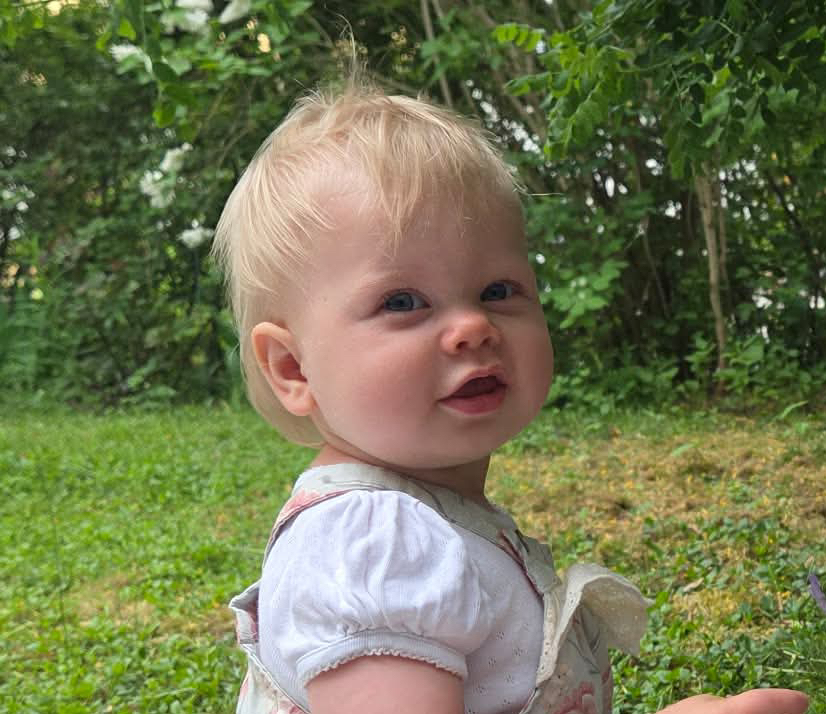
#> input picture tools/Penny.jpg, 826 x 714 px
$ python convert_image.py Penny.jpg
#> lines starting #> are read from the running program, lines starting #| are printed output that depends on the picture
#!/usr/bin/env python3
"""
convert_image.py  —  Convert a photo for the Tjofia Weather Station display.

The GC9A01 is a 240x240 circular display that expects raw RGB565 big-endian
binary data (exactly 115 200 bytes per image).  Upload the resulting .raw file
via the web portal at http://TjofiaWX.local/images.

Usage:
    python convert_image.py photo.jpg
    python convert_image.py photo.jpg penny.raw
    python convert_image.py photo.jpg --preview

Non-square images are centre-cropped before scaling so the subject stays
centred rather than squashed.

Requirements:
    pip install Pillow
"""

import sys
import argparse
from pathlib import Path


def convert(src_path: str, dst_path: str = None, preview: bool = False) -> None:
#> called with src_path = 'Penny.jpg', preview = False
    try:
        from PIL import Image
    except ImportError:
        print("ERROR: Pillow is required.  Install it with:  pip install Pillow")
        sys.exit(1)

    src = Path(src_path)
    if not src.exists():
        print(f"ERROR: file not found: {src}")
        sys.exit(1)

    dst = Path(dst_path) if dst_path else src.with_suffix(".raw")

    print(f"Loading   {src} ...")
    img = Image.open(src).convert("RGB")
#> img is the input picture: PIL image 826x714 RGB; mean R, G, B 113.3, 118.5, 80.7
    print(f"Original  {img.width}x{img.height} px")
#| Original  826x714 px

    # Centre-crop to square so the subject stays centred rather than squashed.
    w, h = img.size
#> w = 826; h = 714
    if w != h:
        side = min(w, h)
#> side = 714
        left = (w - side) // 2
#> left = 56
        top  = (h - side) // 2
#> top = 0
        img  = img.crop((left, top, left + side, top + side))
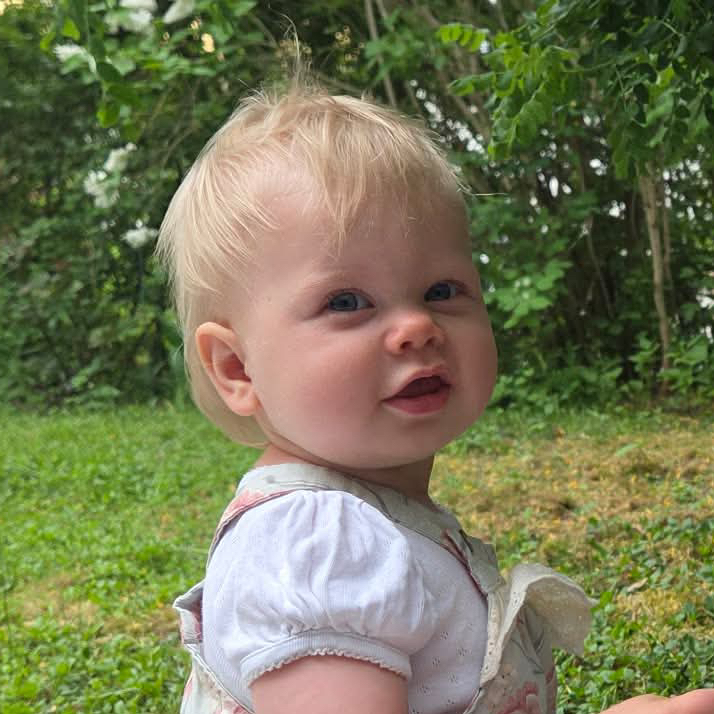
#> img: PIL image 714x714 RGB; mean R, G, B 117.8, 120.8, 85.4
        print(f"Cropped   {side}x{side} px  (centre crop)")
#| Cropped   714x714 px  (centre crop)

    img = img.resize((240, 240), Image.LANCZOS)
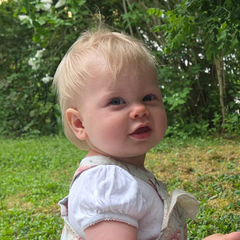
#> img: PIL image 240x240 RGB; mean R, G, B 117.8, 120.8, 85.4

    if preview:
        img.show()
        answer = input("Save this image? [Y/n] ").strip().lower()
        if answer not in ("", "y", "yes"):
            print("Aborted.")
            sys.exit(0)

    # Encode as big-endian RGB565 (high byte first — matches GC9A01 native order).
    raw = bytearray()
    for r, g, b in img.getdata():
        px = ((r & 0xF8) << 8) | ((g & 0xFC) << 3) | (b >> 3)
        raw += px.to_bytes(2, "big")
#> this loop made 57600 passes
#> (r, g, b, px) on passes 1 to 3: (215, 212, 147, 54962), (214, 198, 135, 54832), (248, 228, 161, 65332)

    if len(raw) != 115200:
        print(f"ERROR: unexpected output size {len(raw)} (expected 115200)")
        sys.exit(1)

    with open(dst, "wb") as fh:
        fh.write(raw)

    print(f"Saved     {dst}  ({len(raw):,} bytes)")
#| Saved     Penny.raw  (115,200 bytes)
    print(f"Upload '{dst.name}' via  http://TjofiaWX.local/images")


def main() -> None:
    parser = argparse.ArgumentParser(
        description="Convert an image to 240x240 RGB565 raw format for the Tjofia WX display.",
    )
    parser.add_argument("input",  nargs="?",  help="Source image (JPEG, PNG, HEIC, BMP, ...)")
    parser.add_argument("output", nargs="?", help="Output .raw file (default: <input>.raw)")
    parser.add_argument("--preview", action="store_true",
                        help="Open preview and confirm before saving")
    args = parser.parse_args()

    src = args.input
    if not src:
        try:
            import tkinter as tk
            from tkinter import filedialog
            root = tk.Tk()
            root.withdraw()
            src = filedialog.askopenfilename(
                title="Select image to convert",
                filetypes=[
                    ("Image files", "*.jpg *.jpeg *.png *.bmp *.gif *.tiff *.tif *.webp *.heic"),
                    ("All files",   "*.*"),
                ],
            )
            root.destroy()
        except Exception:
            parser.error("no input file specified and file dialog unavailable")
        if not src:
            sys.exit(0)   # user cancelled

    convert(src, args.output, args.preview)


if __name__ == "__main__":
    main()
